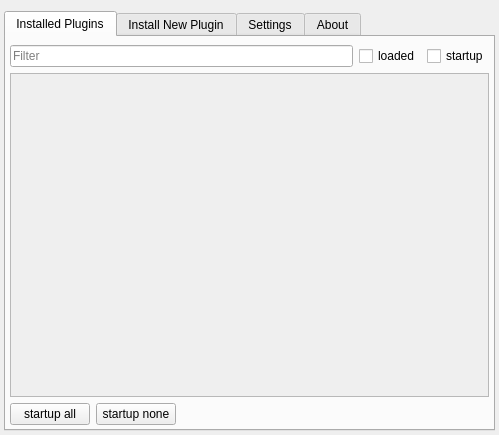
<?xml version="1.0" encoding="UTF-8"?>
<ui version="4.0">
 <class>Form</class>
 <widget class="QWidget" name="Form">
  <property name="geometry">
   <rect>
    <x>0</x>
    <y>0</y>
    <width>499</width>
    <height>435</height>
   </rect>
  </property>
  <property name="windowTitle">
   <string>Plugin Manager</string>
  </property>
  <layout class="QVBoxLayout" name="verticalLayout">
   <property name="leftMargin">
    <number>4</number>
   </property>
   <property name="rightMargin">
    <number>4</number>
   </property>
   <property name="bottomMargin">
    <number>4</number>
   </property>
   <item>
    <widget class="QTabWidget" name="tabWidget">
     <property name="currentIndex">
      <number>0</number>
     </property>
     <widget class="QWidget" name="tab">
      <attribute name="title">
       <string>Installed Plugins</string>
      </attribute>
      <layout class="QVBoxLayout" name="verticalLayout_2">
       <property name="spacing">
        <number>-1</number>
       </property>
       <property name="leftMargin">
        <number>4</number>
       </property>
       <property name="topMargin">
        <number>8</number>
       </property>
       <property name="rightMargin">
        <number>4</number>
       </property>
       <property name="bottomMargin">
        <number>4</number>
       </property>
       <item>
        <layout class="QHBoxLayout" name="horizontalLayout">
         <item>
          <widget class="QLineEdit" name="e_filter">
           <property name="placeholderText">
            <string notr="true">Filter</string>
           </property>
          </widget>
         </item>
         <item>
          <widget class="QCheckBox" name="c_loaded">
           <property name="text">
            <string>loaded</string>
           </property>
          </widget>
         </item>
         <item>
          <widget class="QCheckBox" name="c_startup">
           <property name="text">
            <string>startup</string>
           </property>
          </widget>
         </item>
        </layout>
       </item>
       <item>
        <widget class="QScrollArea" name="f_installed_scroll">
         <property name="widgetResizable">
          <bool>true</bool>
         </property>
         <widget class="QWidget" name="f_installed_widget">
          <property name="geometry">
           <rect>
            <x>0</x>
            <y>0</y>
            <width>455</width>
            <height>308</height>
           </rect>
          </property>
          <layout class="QVBoxLayout" name="f_installed_layout">
           <property name="spacing">
            <number>0</number>
           </property>
           <property name="leftMargin">
            <number>0</number>
           </property>
           <property name="topMargin">
            <number>0</number>
           </property>
           <property name="rightMargin">
            <number>0</number>
           </property>
           <property name="bottomMargin">
            <number>0</number>
           </property>
          </layout>
         </widget>
        </widget>
       </item>
       <item>
        <layout class="QHBoxLayout" name="horizontalLayout_2">
         <item>
          <widget class="QPushButton" name="b_startup_all">
           <property name="text">
            <string>startup all</string>
           </property>
          </widget>
         </item>
         <item>
          <widget class="QPushButton" name="b_startup_none">
           <property name="text">
            <string>startup none</string>
           </property>
          </widget>
         </item>
         <item>
          <spacer name="horizontalSpacer">
           <property name="orientation">
            <enum>Qt::Horizontal</enum>
           </property>
           <property name="sizeHint" stdset="0">
            <size>
             <width>40</width>
             <height>20</height>
            </size>
           </property>
          </spacer>
         </item>
        </layout>
       </item>
      </layout>
     </widget>
     <widget class="QWidget" name="tab_2">
      <attribute name="title">
       <string>Install New Plugin</string>
      </attribute>
      <layout class="QVBoxLayout" name="verticalLayout_6">
       <item>
        <widget class="QGroupBox" name="groupBox">
         <property name="title">
          <string>Install from local file</string>
         </property>
         <layout class="QHBoxLayout" name="horizontalLayout_4">
          <item>
           <widget class="QPushButton" name="b_local">
            <property name="text">
             <string>Choose file...</string>
            </property>
           </widget>
          </item>
          <item>
           <spacer name="horizontalSpacer_2">
            <property name="orientation">
             <enum>Qt::Horizontal</enum>
            </property>
            <property name="sizeHint" stdset="0">
             <size>
              <width>40</width>
              <height>20</height>
             </size>
            </property>
           </spacer>
          </item>
         </layout>
        </widget>
       </item>
       <item>
        <widget class="QGroupBox" name="groupBox_2">
         <property name="title">
          <string>Install from PyMOLWiki or any URL</string>
         </property>
         <layout class="QVBoxLayout" name="verticalLayout_3">
          <item>
           <widget class="QLabel" name="label">
            <property name="sizePolicy">
             <sizepolicy hsizetype="Preferred" vsizetype="Minimum">
              <horstretch>0</horstretch>
              <verstretch>0</verstretch>
             </sizepolicy>
            </property>
            <property name="mouseTracking">
             <bool>true</bool>
            </property>
            <property name="text">
             <string notr="true">Paste a link to a script or plugin, or a PyMOLWiki url which then will be downloaded and scanned for scripts that extend the PyMOL API</string>
            </property>
            <property name="alignment">
             <set>Qt::AlignLeading|Qt::AlignLeft|Qt::AlignTop</set>
            </property>
            <property name="wordWrap">
             <bool>true</bool>
            </property>
            <property name="openExternalLinks">
             <bool>true</bool>
            </property>
            <property name="textInteractionFlags">
             <set>Qt::LinksAccessibleByMouse|Qt::TextSelectableByMouse</set>
            </property>
           </widget>
          </item>
          <item>
           <layout class="QHBoxLayout" name="horizontalLayout_3">
            <item>
             <widget class="QLabel" name="label_2">
              <property name="text">
               <string>URL:</string>
              </property>
             </widget>
            </item>
            <item>
             <widget class="QLineEdit" name="e_wiki"/>
            </item>
            <item>
             <widget class="QPushButton" name="b_wiki">
              <property name="text">
               <string>Fetch</string>
              </property>
             </widget>
            </item>
           </layout>
          </item>
         </layout>
        </widget>
       </item>
       <item>
        <widget class="QGroupBox" name="groupBox_3">
         <property name="title">
          <string>Install from Repository</string>
         </property>
         <layout class="QVBoxLayout" name="verticalLayout_5">
          <item>
           <layout class="QHBoxLayout" name="repositoryHorizontalLayout">
            <item>
             <layout class="QVBoxLayout" name="repo_left_layout">
              <item>
               <widget class="QListWidget" name="l_repositories">
               </widget>
              </item>
              <item>
                <layout class="QHBoxLayout" name="repo_left_buttons">
                <item>
                  <widget class="QPushButton" name="b_add_repo">
                    <property name="text">
                      <string>Add...</string>
                    </property>
                  </widget>
                </item>
                <item>
                  <widget class="QPushButton" name="b_remove_repo">
                    <property name="text">
                      <string>Remove</string>
                    </property>
                  </widget>
                </item>
              </layout>
              </item>
             </layout>
            </item>
            <item>
             <layout class="QVBoxLayout" name="repo_right_layout">
              <item>
                <widget class="QListWidget" name="l_repo_plugins">
                </widget>
              </item>
              <item>
                <layout class="QHBoxLayout" name="repo_right_buttons">
                <item>
                  <widget class="QPushButton" name="b_info">
                    <property name="text">
                      <string>Info</string>
                    </property>
                  </widget>
                </item>
                <item>
                  <widget class="QPushButton" name="b_install">
                    <property name="text">
                      <string>Install</string>
                    </property>
                  </widget>
                </item>
              </layout>
             </item>
            </layout>
           </item>
          </layout>
          </item>
         </layout>
        </widget>
       </item>
      </layout>
     </widget>
     <widget class="QWidget" name="tab_3">
      <attribute name="title">
       <string notr="true">Settings</string>
      </attribute>
      <layout class="QVBoxLayout" name="verticalLayout_8">
       <item>
        <widget class="QGroupBox" name="groupBox_4">
         <property name="title">
          <string>Plugin override search path</string>
         </property>
         <layout class="QVBoxLayout" name="verticalLayout_4">
          <item>
           <widget class="QListWidget" name="slb_path"/>
          </item>
          <item>
           <layout class="QHBoxLayout" name="horizontalLayout_5">
            <item>
             <widget class="QPushButton" name="bb_path_add">
              <property name="text">
               <string>Add new directory ...</string>
              </property>
             </widget>
            </item>
            <item>
             <widget class="QPushButton" name="bb_path_remove">
              <property name="text">
               <string>Remove</string>
              </property>
             </widget>
            </item>
            <item>
             <widget class="QPushButton" name="bb_path_up">
              <property name="text">
               <string>Move up</string>
              </property>
             </widget>
            </item>
            <item>
             <widget class="QPushButton" name="bb_path_down">
              <property name="text">
               <string>Move down</string>
              </property>
             </widget>
            </item>
           </layout>
          </item>
          <item>
           <widget class="QLabel" name="label_4">
            <property name="text">
             <string>PyMOL restart required in order to find plugins in modified plugin search path</string>
            </property>
           </widget>
          </item>
         </layout>
        </widget>
       </item>
       <item>
        <widget class="QGroupBox" name="groupBox_5">
         <property name="title">
          <string notr="true">Preferences</string>
         </property>
         <layout class="QVBoxLayout" name="verticalLayout_7">
          <item>
           <widget class="QTableWidget" name="t_preferences">
            <attribute name="verticalHeaderVisible">
             <bool>false</bool>
            </attribute>
            <column>
             <property name="text">
              <string>Name</string>
             </property>
            </column>
            <column>
             <property name="text">
              <string>Value</string>
             </property>
            </column>
           </widget>
          </item>
         </layout>
        </widget>
       </item>
       <item>
        <spacer name="verticalSpacer_2">
         <property name="orientation">
          <enum>Qt::Vertical</enum>
         </property>
         <property name="sizeHint" stdset="0">
          <size>
           <width>20</width>
           <height>29</height>
          </size>
         </property>
        </spacer>
       </item>
      </layout>
     </widget>
     <widget class="QWidget" name="tab_4">
      <attribute name="title">
       <string notr="true">About</string>
      </attribute>
      <layout class="QVBoxLayout" name="verticalLayout_9">
       <item>
        <widget class="QTextBrowser" name="textBrowser">
         <property name="html">
          <string>&lt;!DOCTYPE HTML PUBLIC &quot;-//W3C//DTD HTML 4.0//EN&quot; &quot;http://www.w3.org/TR/REC-html40/strict.dtd&quot;&gt;
&lt;html&gt;&lt;head&gt;&lt;meta name=&quot;qrichtext&quot; content=&quot;1&quot; /&gt;&lt;style type=&quot;text/css&quot;&gt;
p, li { white-space: pre-wrap; }
&lt;/style&gt;&lt;/head&gt;&lt;body style=&quot; font-family:'Ubuntu'; font-size:9pt; font-weight:400; font-style:normal;&quot;&gt;
&lt;p style=&quot; margin-top:12px; margin-bottom:12px; margin-left:0px; margin-right:0px; -qt-block-indent:0; text-indent:0px;&quot;&gt;Plugins are external modules which extend PyMOL's capabilities.&lt;/p&gt;
&lt;p style=&quot; margin-top:12px; margin-bottom:12px; margin-left:0px; margin-right:0px; -qt-block-indent:0; text-indent:0px;&quot;&gt;Plugins can provide new commands and/or add menu items to the &amp;quot;Plugin&amp;quot; menu.&lt;/p&gt;
&lt;p style=&quot; margin-top:12px; margin-bottom:12px; margin-left:0px; margin-right:0px; -qt-block-indent:0; text-indent:0px;&quot;&gt;For technical details, visit&lt;/p&gt;
&lt;ul style=&quot;margin-top: 0px; margin-bottom: 0px; margin-left: 0px; margin-right: 0px; -qt-list-indent: 1;&quot;&gt;&lt;li style=&quot; margin-top:12px; margin-bottom:0px; margin-left:0px; margin-right:0px; -qt-block-indent:0; text-indent:0px;&quot;&gt;&lt;a href=&quot;http://pymolwiki.org/index.php/PluginArchitecture&quot;&gt;&lt;span style=&quot; text-decoration: underline; color:#0057ae;&quot;&gt;http://pymolwiki.org/index.php/PluginArchitecture&lt;/span&gt;&lt;/a&gt;&lt;/li&gt;
&lt;li style=&quot; margin-top:0px; margin-bottom:12px; margin-left:0px; margin-right:0px; -qt-block-indent:0; text-indent:0px;&quot;&gt;&lt;a href=&quot;http://pymolwiki.org/index.php/Script_Tutorial&quot;&gt;&lt;span style=&quot; text-decoration: underline; color:#0057ae;&quot;&gt;http://pymolwiki.org/index.php/Script_Tutorial&lt;/span&gt;&lt;/a&gt;&lt;/li&gt;&lt;/ul&gt;
&lt;p style=&quot; margin-top:12px; margin-bottom:12px; margin-left:0px; margin-right:0px; -qt-block-indent:0; text-indent:0px;&quot;&gt;&lt;br /&gt;&lt;/p&gt;&lt;/body&gt;&lt;/html&gt;</string>
         </property>
        </widget>
       </item>
      </layout>
     </widget>
    </widget>
   </item>
  </layout>
 </widget>
 <resources/>
 <connections/>
</ui>
